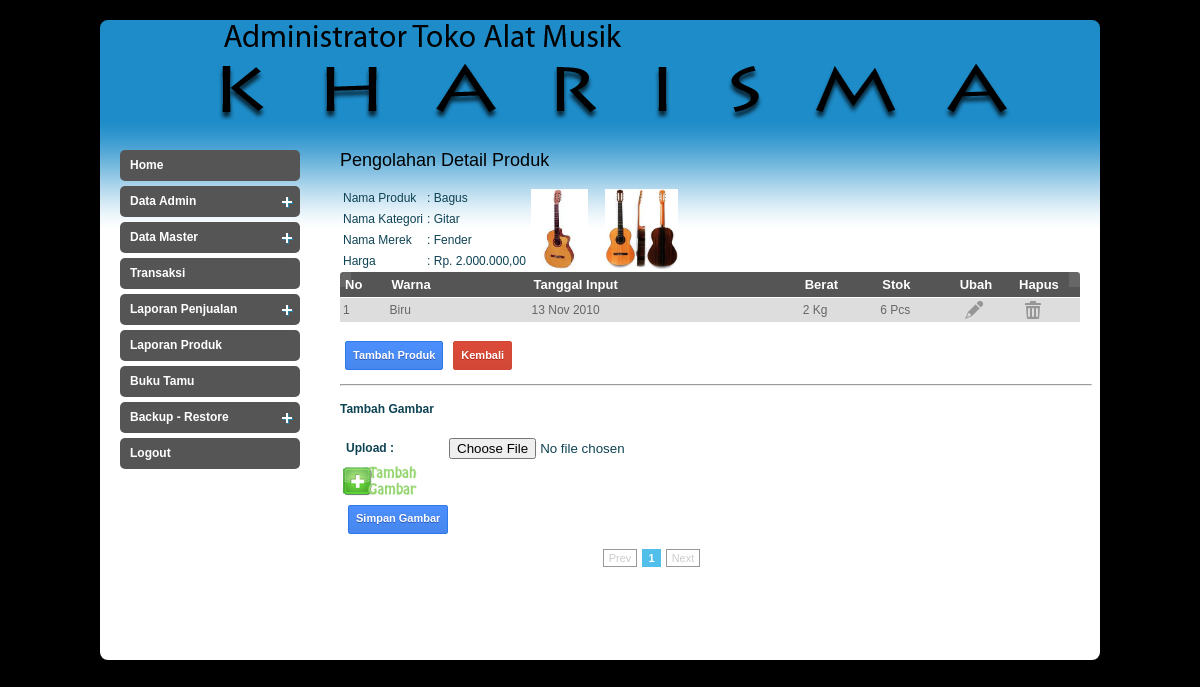
The app's page /admin/index.php?page=detailproduk&idp=0003 (signed in), older data.
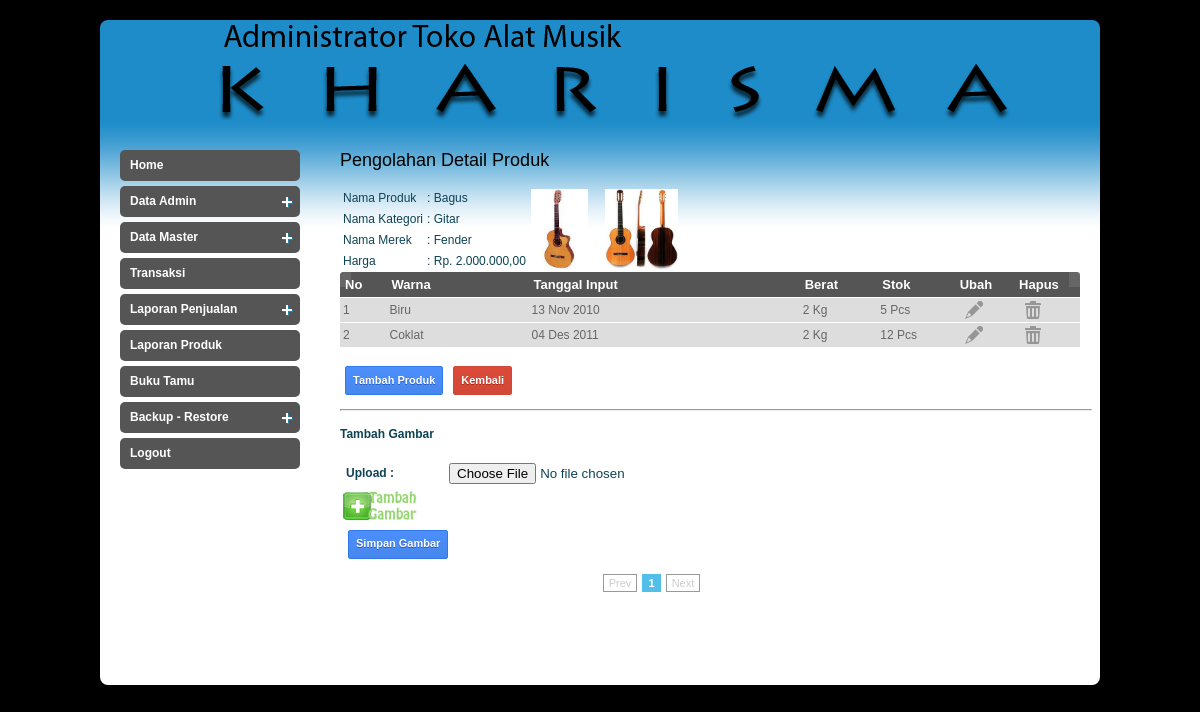
The same page, newer data.
### tables this page shows
CREATE TABLE `t_gambar` (
  `id_gambar` int(11) NOT NULL auto_increment,
  `id_produk` int(4) unsigned zerofill NOT NULL,
  `nama_gambar` varchar(150) NOT NULL,
  `profile_gambar` enum('0','1') NOT NULL,
  PRIMARY KEY  (`id_gambar`)
);

CREATE TABLE `t_detailproduk` (
  `id_detailproduk` int(11) NOT NULL auto_increment,
  `id_produk` int(4) unsigned zerofill NOT NULL,
  `id_warna` int(4) NOT NULL,
  `tanggal_detailproduk` datetime NOT NULL,
  `stok_detailproduk` int(11) NOT NULL,
  `berat_detailproduk` float NOT NULL,
  PRIMARY KEY  (`id_detailproduk`),
  KEY `id_barang` (`id_produk`)
);

CREATE TABLE `t_warna` (
  `id_warna` int(11) NOT NULL auto_increment,
  `nama_warna` varchar(50) NOT NULL,
  `format_warna` varchar(10) default NULL,
  PRIMARY KEY  (`id_warna`)
);

### fungsi/function.php (called while the page is built, shortened)
<?php
function tgl_indo($tgl){
  $tanggal = substr($tgl,8,2);
  $bulan = getBulan(substr($tgl,5,2));
  $tahun = substr($tgl,0,4);
  return $tanggal.' '.$bulan.' '.$tahun;
}
function getBulan($bln){
  switch ($bln){
    case 11:
      return "Nov";
      break;
    case 12:
      return "Des";
      break;
  }
}
		?>

### admin/inc/detailproduk.php (the view, shortened to what the changed rows need)
<H2>Pengolahan Detail Produk </H2>
<?php
$idp = $_GET['idp'];
$dtprod=mysql_fetch_array(mysql_query("SELECT * FROM t_produk a, t_merek b, t_kategori c
									  WHERE a.id_merek=b.id_merek
									  AND a.id_kategori=c.id_kategori
									  AND a.id_produk='$idp'
									  GROUP BY a.id_produk"));
	?>
    <?php
if(isset($_GET['act'])){
	if($_GET['act'] == 'add'){
	?>
    <form action="" method="post" id="registrationform">
        <table>
        	<tr>
            	<td><label for="produk">Nama produk :</label></td>
            	<td><b><?php echo $dtprod['nama_produk']; ?></b></td>
            </tr>
        	<tr>
            	<td><label for="warna">Warna :</label></td>
            	<td>
                		<select size="1" name="id_warna" id="warna">
                        <?php
						$qwarna = mysql_query("SELECT * FROM t_warna");
						while($dwarna = mysql_fetch_array($qwarna)){
						?>
                        	<option value="<?php echo $dwarna['id_warna']; ?>"><?php echo $dwarna['nama_warna']; ?></option>
                        <?php
						}
						?>
                        </select>
               	</td>
            </tr>
            <tr>
                <td><label for="stok">Stok :</label></td>
                <td><input name="stok" id="stok" size="3" maxlength="6" class="inputan"/></td>
            </tr>
            <tr>
                <td><label for="berat">Berat :</label></td>
                <td><input name="berat" id="berat" size="3" maxlength="6" class="inputan"/>&nbsp;<strong>Kg</strong></td>
            </tr>
        	<tr>
            	<td colspan="2" align="center">
                <button name="save" class="blue"/><span class="label1">Simpan</span></button>
                <a class="button red" href="?page=detailproduk&idp=<?php echo $idp; ?>"/><span class="label1">Batal</span></a>
            </td>
            </tr>
        </table>
	</form>
    <?php
	}
	elseif($_GET['act'] == 'edit'){
	$id_detailproduk = addslashes($_GET['idb']);
	$qdetailproduk = mysql_query("SELECT * FROM t_detailproduk a, t_produk b, t_warna d
						 WHERE a.id_produk = b.id_produk
						 AND a.id_warna = d.id_warna
						 AND a.id_detailproduk = '$id_detailproduk'");
	$ddetailproduk = mysql_fetch_array($qdetailproduk);
	?>
    <form action="" method="post" id="registrationform">
        <table>
            <tr>
                <td><label for="produk">produk :</label></td>
                <td><input type="text" value="<?php echo $dtprod['nama_produk']; ?>" readonly="readonly" />
                </td>
            </tr>
            <tr>
                <td><label for="warna">Warna :</label></td>
                <td>
                	<select name="id_warna" id="warna">
                    	<?php
						$qwarna = mysql_query("SELECT * FROM t_warna");
						while($dwarna = mysql_fetch_array($qwarna)){
						?>
                        	<option value="<?php echo $dwarna['id_warna']; ?>" <?php echo($dwarna['id_warna'] == $ddetailproduk['id_warna'])?"selected":""; ?>><?php echo $dwarna['nama_warna']; ?></option>
                        <?php
						}
						?>
                    </select>
                </td>
            </tr>
            <tr>
                <td><label for="stok">Stok :</label></td>
                <td><input name="stok" id="stok" size="3" maxlength="6" value="<?php echo $ddetailproduk['stok_detailproduk']; ?>" class="inputan"/></td>
            </tr>
            <tr>
                <td><label for="berat">Berat :</label></td>
                <td><input name="berat" id="berat" size="3" maxlength="6" value="<?php echo $ddetailproduk['berat_detailproduk']; ?>" class="inputan"/>&nbsp;<strong>Kg</strong></td>
            </tr>
        	<tr>
            	<td colspan="2" align="center">
                <input type="hidden" name="id_detailproduk" value="<?php echo $id_detailproduk; ?>" />
                <button name="update" class="blue"/><span class="label1">Ubah</span></button>
                <a class="button red" href="?page=detailproduk&idp=<?php echo $idp; ?>"/><span class="label1">Batal</span></a>
                </td>
            </tr>
        </table>
	</form>
    <?php
	}
}
else{
$batas   = 10;
if(empty($halaman)){
	$posisi  = 0;
}
else{
	$posisi = ($halaman-1) * $batas;
}
?>
<table>
<tr>
<?php
$qgbr=mysql_query("SELECT * FROM t_gambar WHERE id_produk=$idp LIMIT 6");
while ($g=mysql_fetch_array($qgbr)){
?>
  <td width="70" height="80" rowspan="4">
  <img src="../gambar/produk/<?php echo $g['nama_gambar']; ?>" height="80" /></td>
<?php } ?>
  </tr>
</table>
<table width="592" id="rounded-corner">
    <thead>
    	<tr>
        	<th width="51" class="rounded-company" scope="col">No</th>
            <th width="100" class="rounded" scope="col">Warna</th>
            <th width="200" class="rounded" scope="col">Tanggal Input</th>
            <th width="50" class="rounded" scope="col">Berat</th>
            <th width="50" class="rounded" scope="col">Stok</th>
            <th width="36" class="rounded" scope="col">Ubah</th>
            <th width="36" class="rounded-q4" scope="col">Hapus</th>
        </tr>
    </thead>
    <tbody>
    	<?php
		$qdetailproduk = mysql_query("SELECT * FROM t_detailproduk a, t_produk b, t_warna d
									WHERE a.id_produk = b.id_produk
									AND a.id_warna = d.id_warna
									AND b.id_produk='$idp'
									ORDER BY a.id_produk LIMIT $posisi,$batas");
		$kolom=1;
		$i=0;
		$no = $posisi+1;
		while($ddetailproduk = mysql_fetch_array($qdetailproduk)){
			if ($i >= $kolom){
  					if($i%2)
  						echo "<tr style='background-color:#a8cee9'class='row$ddetailproduk[id_detailproduk]'>";
  					else
  						echo "<tr style='background-color:#FFF'class='row$ddetailproduk[id_detailproduk]'>";
			}
		?>
        	<td><?php echo $no; ?></td>
            <td><?php echo $ddetailproduk['nama_warna']; ?></td>
            <td><?php echo tgl_indo($ddetailproduk['tanggal_detailproduk']); ?></td>
            <td><?php echo $ddetailproduk['berat_detailproduk']; ?> Kg</td>
            <td><?php echo $ddetailproduk['stok_detailproduk']; ?> Pcs</td>
            <td>
            	<a href="?page=detailproduk&act=edit&idb=<?php echo $ddetailproduk['id_detailproduk']; ?>&idp=<?php echo $idp; ?>" title="Ubah"><span class="icon icon145"></span></a>
            </td>
            <td width="45">
            	<a href="<?php echo $ddetailproduk['id_detailproduk']; ?>" id="detailproduk" class="ask" title="Hapus">
                	<span class="icon icon186"></span></a>
            </td>
        <?php
		$i++;
		$no++;
			if($i >= $kolom){
				echo "</tr>";
			}
		}
		?>
    </tbody>
</table>
<br />
<a href="?page=produk"class="button red"><span class="label1">Kembali</span></a>   <br /><br /><br />
<div class="pagination">
	<?php
}
	?>
     <h2>&nbsp;</h2>

Row changes from the older to the newer data that the page shows:
changed t_detailproduk "13 Nov 2010": stok_detailproduk "6" → "5"
added t_detailproduk: id_warna.nama_warna "Coklat", tanggal_detailproduk "04 Des 2011", berat_detailproduk "2", stok_detailproduk "12"
